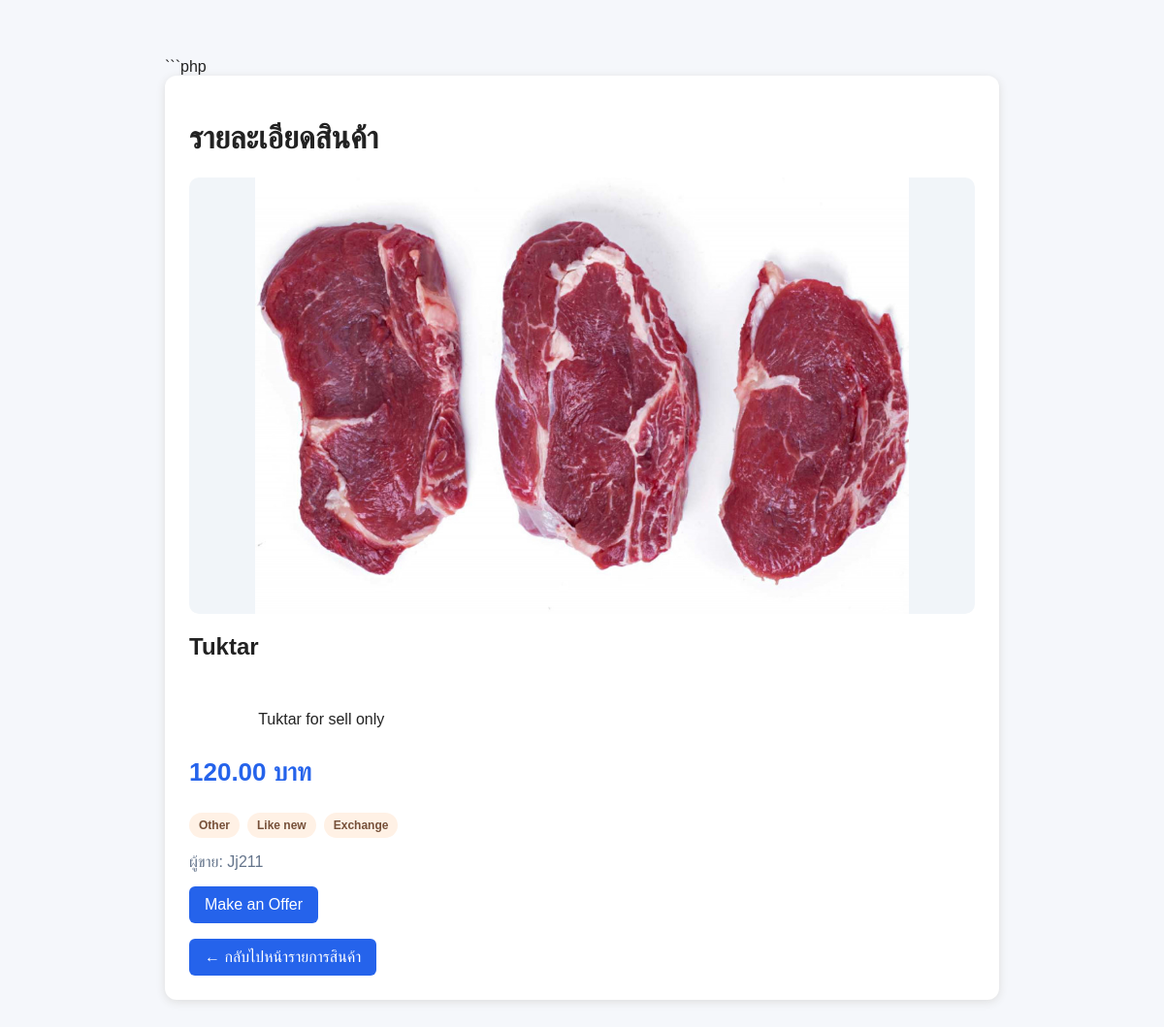
Screenshot of /product_detail.php?id=2 (signed in) with the database file from the repository.
### tables this page shows
CREATE TABLE products (
                id INTEGER PRIMARY KEY AUTOINCREMENT,
                user_id INTEGER NOT NULL,
                name TEXT NOT NULL,
                description TEXT,
                price REAL NOT NULL,
                image TEXT,
                created_at DATETIME NOT NULL DEFAULT CURRENT_TIMESTAMP, category TEXT NULL, transaction_type TEXT NOT NULL DEFAULT 'buy' CHECK (transaction_type IN ('buy', 'exchange', 'both')), item_condition TEXT NULL CHECK (item_condition IS NULL OR item_condition IN ('new', 'like_new', 'used')), status TEXT NOT NULL DEFAULT 'active' CHECK (status IN ('active', 'reserved', 'sold', 'inactive')),
                FOREIGN KEY (user_id) REFERENCES users(id)
            );

CREATE TABLE users (
                id INTEGER PRIMARY KEY AUTOINCREMENT,
                name TEXT NOT NULL,
                email TEXT NOT NULL UNIQUE,
                password TEXT NOT NULL,
                created_at DATETIME NOT NULL DEFAULT CURRENT_TIMESTAMP
            , role TEXT NOT NULL DEFAULT 'user'
                 CHECK (role IN ('user', 'admin')));

### product_detail.php (the view, shortened to what this page needs)
<?php
require_once "db.php";
$userId = (int) $_SESSION["user_id"];
$product_id = filter_input(INPUT_GET, "id", FILTER_VALIDATE_INT);
$product = null;
if ($product_id !== false && $product_id !== null && $product_id > 0) {
    $sql = "
        SELECT products.*, users.name AS seller_name
        FROM products
        LEFT JOIN users ON products.user_id = users.id
        WHERE products.id = :id
          AND NOT EXISTS (
              SELECT 1 FROM product_reservations
              WHERE product_reservations.product_id = products.id
          )
          AND (
              products.status = 'active'
              OR (products.user_id = :user_id AND products.status = 'inactive')
          )
        LIMIT 1
    ";
    try {
        $stmt = $pdo->prepare($sql);
        $stmt->execute(["id" => $product_id, "user_id" => $userId]);
        $product = $stmt->fetch(PDO::FETCH_ASSOC);
    } catch (PDOException $e) {
        error_log("Public product detail query failed (code: {$e->getCode()}).");
        $loadFailed = true;
        http_response_code(500);
    }
}
$isProductFound = is_array($product);
$isOwner = $isProductFound && (int) $product["user_id"] === $userId;
$canMakeOffer = $isProductFound
    && !$isOwner
    && $product["status"] === "active"
    && in_array($product["transaction_type"] ?? null, ["exchange", "both"], true);
$hasImage = $isProductFound
    && is_string($product["image"] ?? null)
    && preg_match(
        '/\Auploads\/[A-Za-z0-9._-]+\.(?:jpg|jpeg|png|webp)\z/i',
        $product["image"]
    ) === 1
    && is_file(__DIR__ . "/" . $product["image"]);
$categories = [
    "electronics" => "Electronics",
    "fashion" => "Fashion",
    "home_living" => "Home & Living",
    "books" => "Books",
    "sports_outdoors" => "Sports & Outdoors",
    "games_collectibles" => "Games & Collectibles",
    "other" => "Other"
];
$transactionTypes = [
    "buy" => "Buy",
    "exchange" => "Exchange",
    "both" => "Buy or exchange"
];
$conditions = [
    "new" => "New",
    "like_new" => "Like new",
    "used" => "Used"
];
?>
<!DOCTYPE html>
<html lang="th">
<head>
</head>
<body>
    <div class="card">
        <h1>รายละเอียดสินค้า</h1>
        <?php if ($product): ?>
            <?php if ($hasImage): ?>
                <img
                    src="<?= htmlspecialchars($product["image"], ENT_QUOTES, "UTF-8") ?>"
                    alt="<?= htmlspecialchars($product["name"], ENT_QUOTES, "UTF-8") ?>"
                    class="product-image"
                >
            <?php else: ?>
                <div class="no-image">ไม่มีรูปสินค้า</div>
            <?php endif; ?>
            <h2>
                <?= htmlspecialchars($product["name"], ENT_QUOTES, "UTF-8") ?>
            </h2>
            <p class="description">
                <?= htmlspecialchars(
                    $product["description"] ?? "ไม่มีรายละเอียดสินค้า",
                    ENT_QUOTES,
                    "UTF-8"
                ) ?>
            </p>
            <p class="price">
                <?= number_format((float)$product["price"], 2) ?> บาท
            </p>
            <div class="badges" aria-label="Product details">
                <span class="badge"><?= htmlspecialchars($categories[$product["category"] ?? ""] ?? "Other", ENT_QUOTES | ENT_SUBSTITUTE, "UTF-8") ?></span>
                <span class="badge"><?= htmlspecialchars($conditions[$product["item_condition"] ?? ""] ?? "Condition not set", ENT_QUOTES | ENT_SUBSTITUTE, "UTF-8") ?></span>
                <span class="badge"><?= htmlspecialchars($transactionTypes[$product["transaction_type"] ?? ""] ?? "Unknown type", ENT_QUOTES | ENT_SUBSTITUTE, "UTF-8") ?></span>
            </div>
            <p class="seller">
                ผู้ขาย:
                <?= htmlspecialchars(
                    $product["seller_name"] ?? "ไม่ระบุ",
                    ENT_QUOTES,
                    "UTF-8"
                ) ?>
            </p>
            <?php if ($isOwner): ?>
                <p><a class="button" href="edit_product.php?id=<?= (int) $product["id"] ?>">Manage product</a></p>
            <?php elseif ($canMakeOffer): ?>
                <p><a class="button" href="create_offer.php?target_id=<?= (int) $product["id"] ?>">Make an Offer</a></p>
            <?php endif; ?>
        <?php endif; ?>
        <a class="button" href="index.php">← กลับไปหน้ารายการสินค้า</a>
    </div>
</body>
</html>

### product_detail.php (style rules this page uses)
* { box-sizing: border-box; }
body { font-family: Arial, sans-serif; max-width: 900px; margin: 40px auto; padding: 20px; background: #f5f7fb; color: #222; }
.card { background: white; padding: 25px; border-radius: 12px; box-shadow: 0 2px 10px #ddd; }
.product-image { display: block; width: 100%; max-height: 450px; object-fit: contain; background: #f1f5f9; border-radius: 10px; margin: 20px 0; }
.price { color: #2563eb; font-size: 26px; font-weight: bold; }
.description { white-space: pre-wrap; overflow-wrap: anywhere; line-height: 1.7; }
.seller { color: #64748b; }
.badges { display: flex; flex-wrap: wrap; gap: 8px; margin: 16px 0; }
.badge { padding: 6px 10px; border-radius: 999px; color: #765039; background: #fff1e5; font-size: 12px; font-weight: bold; }
.button { display: inline-block; padding: 10px 16px; background: #2563eb; color: white; border-radius: 6px; text-decoration: none; }

### rows the page displays
products: image (picture), name "Tuktar", description "Tuktar for sell only", price "120.00", category "Other", item_condition "Like new", transaction_type "Exchange", user.name "Jj211"
